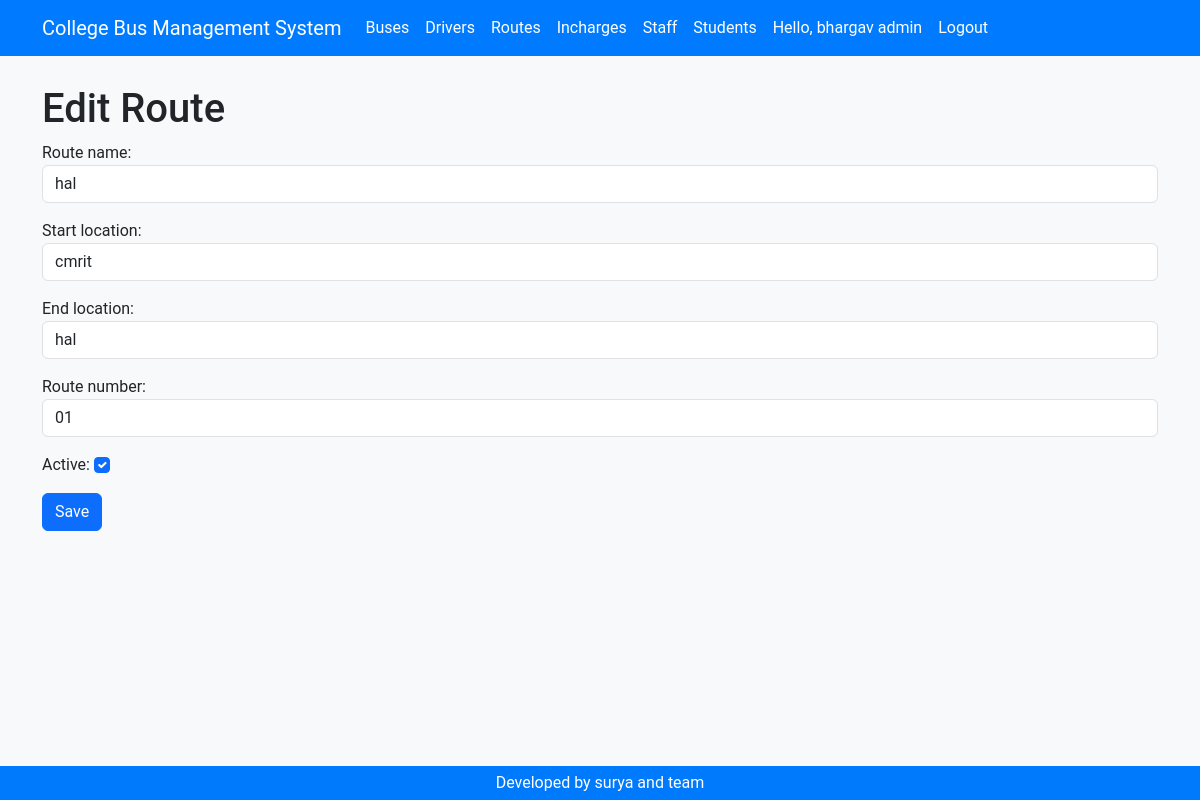
/routes/6/edit/ (signed in), run on the app's committed database.
### accounts/models.py (models this page shows, shortened)
class Profile(models.Model):
    USER_TYPES = (
        ('student', 'Student'),
        ('incharge', 'Incharge'),
        ('driver', 'Driver'),
        ('admin', 'Admin'),
    )
    user = models.OneToOneField(User, on_delete=models.CASCADE)
    user_type = models.CharField(max_length=10, choices=USER_TYPES)

### routes/models.py (models this page shows, shortened)
class Route(models.Model):
    route_name = models.CharField(max_length=100)
    start_location = models.CharField(max_length=100)
    end_location = models.CharField(max_length=100)
    route_number = models.CharField(max_length=10, unique=True)
    active = models.BooleanField(default=True)

### routes/views.py (the view)
# urls.py: path('<int:pk>/edit/', views.route_update, name='route_update'),
@login_required
def route_update(request, pk):
    if not request.user.profile.user_type in ['admin']:
        messages.error(request, 'You do not have admin permission to access this page.')
        return redirect('/incharges')  # Redirect to a relevant page
    route = get_object_or_404(Route, pk=pk)
    if request.method == 'POST':
        form = RouteForm(request.POST, instance=route)
        if form.is_valid():
            form.save()
            return redirect('route_list')
    else:
        form = RouteForm(instance=route)
    return render(request, 'routes/route_form.html', {'form': form})

### routes/forms.py
class RouteForm(forms.ModelForm):
    class Meta:
        model = Route
        fields = ['route_name', 'start_location', 'end_location', 'route_number', 'active']
        widgets = {
            'route_name': forms.TextInput(attrs={'class': 'form-control', 'placeholder': 'Enter route name'}),
            'start_location': forms.TextInput(attrs={'class': 'form-control', 'placeholder': 'Enter start location'}),
            'end_location': forms.TextInput(attrs={'class': 'form-control', 'placeholder': 'Enter end location'}),
            'route_number': forms.TextInput(attrs={'class': 'form-control', 'placeholder': 'Enter route number'}),
            'active': forms.CheckboxInput(attrs={'class': 'form-check-input'}),
        }

### accounts/context_processors.py (called while the page is built)
def user_type(request):
    if request.user.is_authenticated:
        try:
            profile = Profile.objects.get(user=request.user)
            return {'user_type': profile.user_type}
        except Profile.DoesNotExist:
            return {'user_type': None}
    return {'user_type': None}

### templates/routes/route_form.html (shortened to what this page needs)
{% load static %}
<!DOCTYPE html>
<html lang="en">
  <head>
    <link href="{% static 'css/bootstrap.min.css' %}" rel="stylesheet" />
    <link href="{% static 'css/styles.css' %}" rel="stylesheet" />
  </head>
  <body>
    {% include 'header.html' %}
    <div class="container mb-5">
      {% block content %}
        <h1>
          {% if form.instance.pk %}
            Edit
          {% else %}
            Add
          {% endif %}Route
        </h1>
        <form method="post">
          {{ form.as_p }}
          <button class="btn btn-primary" type="submit">Save</button>
        </form>
      {% endblock %}
    </div>
    {% include 'footer.html' %}
  </body>
</html>

### templates/header.html (shortened to what this page needs)
<header>
  <div class="header">
    <nav class="navbar navbar-expand-lg fixed-top myNav">
      <div class="container">
        {% if user.is_authenticated %}
          {% if user_type == 'admin' %}
            <a class="navbar-brand ms-auto" href="/accounts/admin/">College Bus Management System</a>
          {% elif user_type == 'driver' %}
            <a class="navbar-brand ms-auto" href="/accounts/driver/">College Bus Management System</a>
          {% elif user_type == 'incharge' %}
            <a class="navbar-brand ms-auto" href="/accounts/incharge/">College Bus Management System</a>
          {% elif user_type == 'student' %}
            <a class="navbar-brand ms-auto" href="/accounts/student/">College Bus Management System</a>
          {% endif %}
        {% else %}
          <a class="navbar-brand ms-auto" href="/accounts/login/">College Bus Management System</a>
        {% endif %}
        <div class="collapse navbar-collapse" id="navbarNav">
          <ul class="navbar-nav">
            <li class="nav-item">
              <a class="nav-link" href="/buses/">Buses</a>
            </li>
            <li class="nav-item">
              <a class="nav-link" href="/drivers/">Drivers</a>
            </li>
            <li class="nav-item">
              <a class="nav-link" href="/routes/">Routes</a>
            </li>
            <li class="nav-item">
              <a class="nav-link" href="/incharges/">Incharges</a>
            </li>
            <li class="nav-item">
              <a class="nav-link" href="/staff/">Staff</a>
            </li>
            <li class="nav-item">
              <a class="nav-link" href="/students/">Students</a>
            </li>
            {% if user.is_authenticated %}
              <li class="nav-item">
                <a class="nav-link" href="#">Hello, {{ user.username }} {{ user_type }}</a>
              </li>
              <li class="nav-item">
                <a class="nav-link" href="/accounts/logout">Logout</a>
              </li>
            {% endif %}
          </ul>
        </div>
      </div>
    </nav>
  </div>
</header>

### static/css/styles.css (style rules this page uses)
body { background-color: #f8f9fa; font-family: 'Roboto', sans-serif; padding-top: 70px; }
.myNav { background-color: #007bff; }
.myNav a { color: #fff; }
.header { display: block; margin-bottom: 15px; }

### data on the page
Profile: user_type "admin"
Route: route_name "hal", start_location "cmrit", end_location "hal", route_number "01", active "☑"

### other printed values
{{ user.username }} "bhargav"
